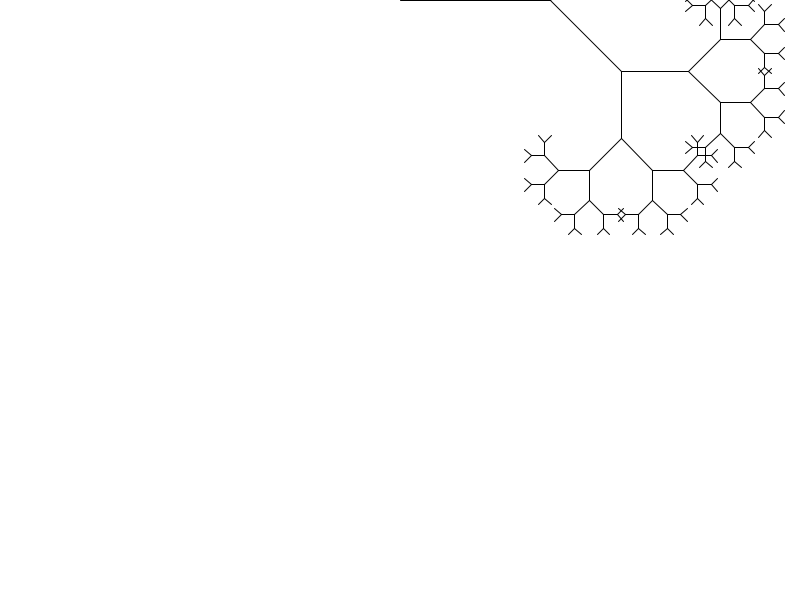
Frame 1 (no input)
Frame 2 (the mouse pressed at the canvas centre, redrawn once): identical to frame 1, image omitted

The Processing sketch that drew this single still picture (run headless with seeded random() and noise(); the mouse was pressed at the canvas centre and the sketch redrawn once):

// Processing sketch: text_input
// ── text_input.pde
void setup() {
  size(800, 600);
  stroke(0);
}

void draw() {
  background(255);
  drawBranch(width / 2, 0, height / 4, 0, 8);
  noLoop(); // Stops the draw loop
}

void drawBranch(float x, float y, float len, float angle, int depth) {
  if (depth == 0) {
    //save("tree.jpg");
    return;
  }

  float endX = x + len * cos(radians(angle));
  float endY = y + len * sin(radians(angle));

  line(x, y, endX, endY);

  drawBranch(endX, endY, len * 0.67, angle - 45, depth - 1);
  drawBranch(endX, endY, len * 0.67, angle + 45, depth - 1);
}
